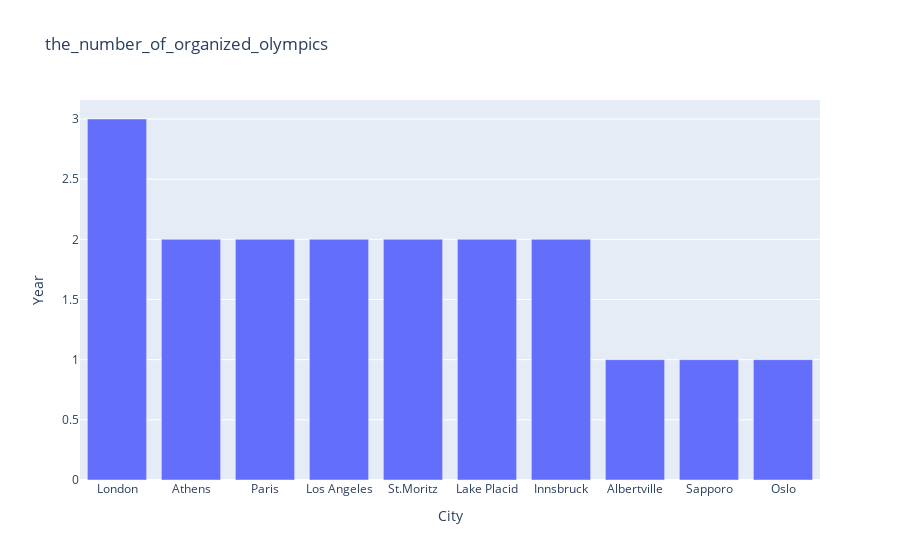

The code cell stored with this chart in its notebook:
### Code cell
px.bar(the_number_of_organized_olympics, x=the_number_of_organized_olympics.index, y='Year', title='the_number_of_organized_olympics')

### Figure 1 — Plotly figure (JSON) as saved in the notebook; plotly's stock layout.template omitted (floating-point values rounded to 4 significant figures)
{"data": [{"alignmentgroup": "True", "hovertemplate": "City=%{x}<br>Year=%{y}<extra></extra>", "legendgroup": "", "marker": {"color": "#636efa", "pattern": {"shape": ""}}, "name": "", "offsetgroup": "", "orientation": "v", "showlegend": false, "textposition": "auto", "type": "bar", "x": ["London", "Athens", "Paris", "Los Angeles", "St.Moritz", "Lake Placid", "Innsbruck", "Albertville", "Sapporo", "Oslo"], "xaxis": "x", "y": [3, 2, 2, 2, 2, 2, 2, 1, 1, 1], "yaxis": "y"}], "layout": {"barmode": "relative", "legend": {"tracegroupgap": 0}, "title": {"text": "the_number_of_organized_olympics"}, "xaxis": {"anchor": "y", "domain": [0, 1], "title": {"text": "City"}}, "yaxis": {"anchor": "x", "domain": [0, 1], "title": {"text": "Year"}}}}
